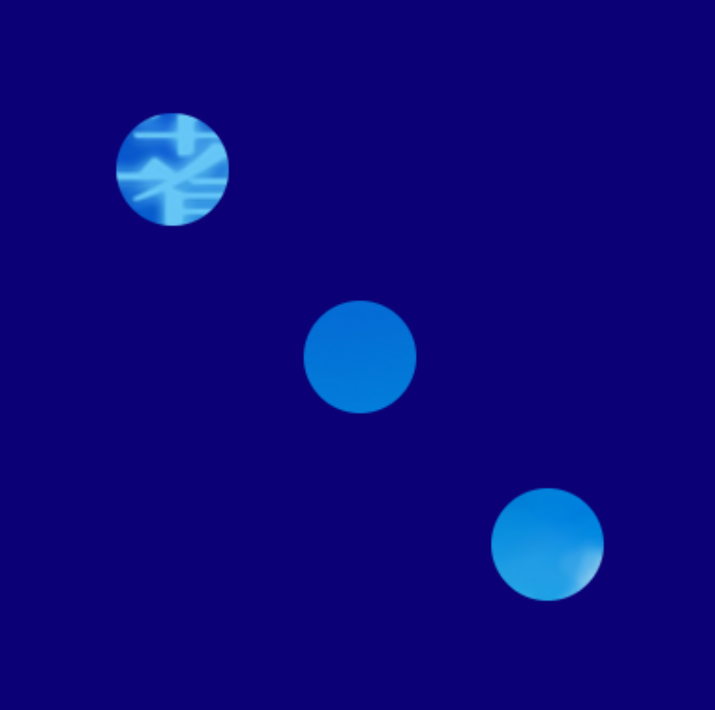
#> input picture tests/5.png, 715 x 710 px, given as the content of the folder jackets, which was not available
$ python test_color_balance.py
#> lines starting #> are read from the running program, lines starting #| are printed output that depends on the picture; after the words box and inside, x2 and y2 are one past the last pixel; in counts of white or black regions, pixels touching at a corner belong together; long printed decimals are rounded; pictures that were not available may be replaced by others from this repository, and a replacement may not be noted
import os
import sys
import cv2
import numpy as np
from PIL import Image
from tqdm import tqdm

def get_mask_centroids(mask_np):
    """Finds centroids of dots in a binary template mask."""
    num_labels, labels, stats, centroids = cv2.connectedComponentsWithStats(mask_np.astype(np.uint8) * 255)
    dots = []
    for i in range(1, num_labels):
        if stats[i, cv2.CC_STAT_AREA] > 100:
            dots.append(centroids[i])
    # Sort top-to-bottom, left-to-right
    dots.sort(key=lambda d: (d[1], d[0]))
    return np.array(dots, dtype=np.float32)

def get_query_centroids_for_mask(img_rgb, template_centroids):
    """Finds centroids in the query image and matches them to the template centroids."""
    # Sample background color from corners
    corners = [
        img_rgb[0:10, 0:10],
        img_rgb[0:10, -10:],
        img_rgb[-10:, 0:10],
        img_rgb[-10:, -10:]
    ]
    bg_color = np.mean([np.mean(c, axis=(0, 1)) for c in corners], axis=0)

    # Segment dots using color distance threshold
    dist = np.linalg.norm(img_rgb - bg_color, axis=-1)
    query_dot_mask = (dist > 70).astype(np.uint8) * 255

    # Find connected components
    num_labels, labels, stats, centroids = cv2.connectedComponentsWithStats(query_dot_mask)

    query_centroids = []
    for i in range(1, num_labels):
        if stats[i, cv2.CC_STAT_AREA] > 100:
            query_centroids.append(centroids[i])

    if len(query_centroids) == 0:
        raise ValueError("No dots detected in query image.")

    # Match query centroids to template centroids using nearest neighbors
    matched_query_centroids = []
    for tc in template_centroids:
        dists = [np.linalg.norm(qc - tc) for qc in query_centroids]
        closest_idx = np.argmin(dists)
        matched_query_centroids.append(query_centroids[closest_idx])

    return np.array(matched_query_centroids, dtype=np.float32)

def apply_color_balance(pixels):
    """
    Applies Gray World assumption.
    pixels: (N, 3) float32 array
    """
    mean_color = np.mean(pixels, axis=0) # [R_mean, G_mean, B_mean]
    avg_gray = np.mean(mean_color)

    scale = avg_gray / (mean_color + 1e-6)
    balanced_pixels = pixels * scale
    return np.clip(balanced_pixels, 0, 255)

def compute_ncc(img1, img2, mask, apply_wb=False):
    """Computes Normalized Cross-Correlation (NCC) under a boolean mask."""
    pixels1 = img1[mask].astype(np.float32)
    pixels2 = img2[mask].astype(np.float32)

    if apply_wb:
        pixels1 = apply_color_balance(pixels1)

    ncc_channels = []
    for c in range(3):
        p1 = pixels1[:, c]
        p2 = pixels2[:, c]

        p1_centered = p1 - np.mean(p1)
        p2_centered = p2 - np.mean(p2)

        num = np.sum(p1_centered * p2_centered)
        den = np.sqrt(np.sum(p1_centered**2) * np.sum(p2_centered**2))

        ncc = num / den if den > 1e-6 else 0.0
        ncc_channels.append(ncc)

    return np.mean(ncc_channels)

def main():
    sys.stdout.reconfigure(encoding='utf-8')
    sys.stderr.reconfigure(encoding='utf-8')

    jackets_dir = "jackets"
    test_files = [
        ("1.png", "FOR_YOUR_BRAVE!!.png"),
        ("2.png", "YARA_TUM_KAHAN.png"),
        ("3.png", "ROZA_DE_ANDALUCIA.png"),
        ("4.png", "ReGENERATION.png")
    ]

    masks_config = {
        "5-dot": "5-dot-mask.png",
        "3-dot": "3-dot-mask.png",
        "1-dot": "1-dot-mask.png"
    }

    # 1. Cache reference jackets
    image_files = [f for f in os.listdir(jackets_dir) if f.lower().endswith(('.png', '.jpg', '.jpeg', '.webp'))]
    print(f"Caching {len(image_files)} reference jackets...")

    reference_database = []
    for filename in tqdm(image_files, desc="Caching jackets"):
        filepath = os.path.join(jackets_dir, filename)
        try:
            ref_img = cv2.imread(filepath)
#> ref_img is the input picture: shape (710, 715, 3); mean B, G, R 124.2, 8.3, 12.2
            if ref_img is None:
                continue
            ref_img = cv2.cvtColor(ref_img, cv2.COLOR_BGR2RGB)
            ref_img = cv2.resize(ref_img, (224, 224))
#> ref_img: shape (224, 224, 3)
            reference_database.append((filename, ref_img))
        except Exception:
            pass

    # 2. Iterate over masks and queries
    for mask_name, mask_filename in masks_config.items():
        print(f"\n==========================================")
        print(f"TESTING WITH CONFIG: {mask_name.upper()} MASK")
        print(f"==========================================")

        # Load mask and template centroids
        mask_path = os.path.join("masks", mask_filename)
        if not os.path.exists(mask_path):
            print(f"Mask file {mask_filename} not found.")
            continue

        mask_img = Image.open(mask_path).convert("L").resize((224, 224), Image.Resampling.NEAREST)
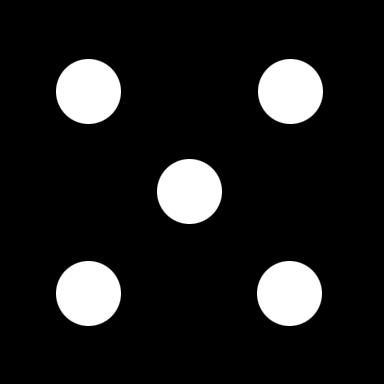
#> input picture masks/5-dot-mask.png, 384 x 384 px, found by its file name
        mask_np = np.array(mask_img)

        # Eroded mask for NCC matching
        kernel = np.ones((3, 3), np.uint8)
        eroded_mask_np = cv2.erode(mask_np, kernel, iterations=2) > 127
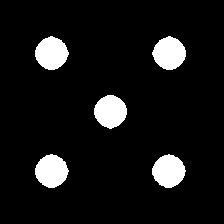
#> eroded_mask_np: shape (224, 224) bool; 8.4% white; 5 white regions, box (x1, y1, x2, y2) and area: (35, 154, 69, 188) 844, (35, 36, 69, 70) 841, (152, 36, 186, 70) 840, (152, 154, 186, 188) 840, (94, 95, 127, 129) 834

        template_centroids = get_mask_centroids(mask_np > 127)
#> in get_mask_centroids, `num_labels, labels, stats, centroids = cv2.connectedComponentsWithStat..`:
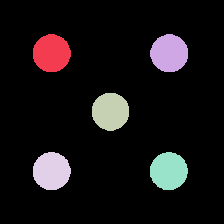
#> labels: shape (224, 224) int32; 6 distinct labels, from 0 to 5; one colour per label, 0 black
#> in get_mask_centroids, `num_labels, labels, stats, centroids = cv2.connectedComponentsWithStat..`: num_labels = 6; stats = [[0, 0, 224, 224, 44541], [33, 34, 38, 38, 1129], [150, 34, 38, 38, 1128], [92, 93, 37, 38, 1118], [33, 152, 38, 38, 1132], [150, 152, 38, 38, 1128]]; centroids = [[111.7, 111.5], [51.17, 52.83], [168.8, 52.84], [110, 111.2], [51.18, 170.7], [168.3, 170.7]]
#> after the loop in get_mask_centroids, `for i in range(1, num_labels):`: dots = [[51.17, 52.83], [168.8, 52.84], [110, 111.2], [51.18, 170.7], [168.3, 170.7]]
#> template_centroids = [[51.17, 52.83], [168.8, 52.84], [110, 111.2], [168.3, 170.7], [51.18, 170.7]]
        print(f"Template centroids for {mask_name}: {template_centroids.tolist()}")
#| Template centroids for 5-dot: [[51.170, 52.830], [168.843, 52.840], [110.029, 111.178], [168.344, 170.656], [51.178, 170.687]]

        # Run matching for each query
        for test_file, correct_song in test_files:
            query_path = os.path.join("tests", test_file)
            if not os.path.exists(query_path):
                continue

            img_query = cv2.imread(query_path)
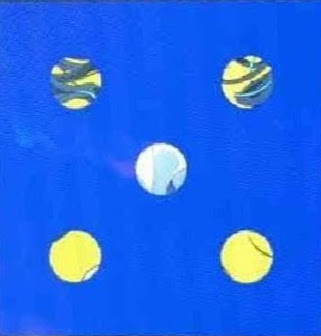
#> input picture tests/1.png, 321 x 336 px, found by its file name
#> img_query is the input picture: shape (336, 321, 3); mean B, G, R 233.5, 99.9, 31.8
            img_query = cv2.cvtColor(img_query, cv2.COLOR_BGR2RGB)
            img_query = cv2.resize(img_query, (224, 224))
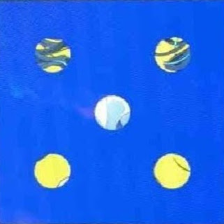
#> img_query: shape (224, 224, 3); mean R, G, B 31.8, 99.8, 233.5

            try:
                # Align query to template centroids
                query_centroids = get_query_centroids_for_mask(img_query, template_centroids)
#> in get_query_centroids_for_mask, `bg_color = np.mean([np.mean(c, axis=(0, 1)) for c in corners], axis=0)`: bg_color = [24.57, 86.94, 231]
#> in get_query_centroids_for_mask, `query_dot_mask = (dist > 70).astype(np.uint8) * 255`: query_dot_mask: shape (224, 224); 10.2% white; 11 white regions (6 under 20 px), largest, box (x1, y1, x2, y2) and area: (152, 153, 191, 190) 1114, (34, 153, 71, 189) 1078, (92, 95, 131, 130) 1015, (154, 37, 190, 73) 970, (35, 38, 71, 73) 951
#> in get_query_centroids_for_mask, `num_labels, labels, stats, centroids = cv2.connectedComponentsWithStat..`:
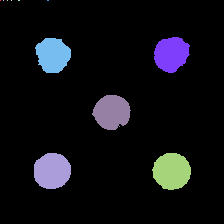
#> labels: shape (224, 224) int32; 12 distinct labels, from 0 to 11; one colour per label, 0 black
#> in get_query_centroids_for_mask, `num_labels, labels, stats, centroids = cv2.connectedComponentsWithStat..`: num_labels = 12; stats = [[0, 0, 224, 224, 45040], [0, 0, 1, 1, 1], [3, 0, 1, 1, 1], [7, 0, 1, 1, 1], [11, 0, 1, 1, 1], [18, 0, 2, 1, 2], [47, 0, 2, 1, 2], [154, 37, 36, 36, 970], [35, 38, 36, 35, 951], [92, 95, 39, 35, 1015], [34, 153, 37, 36, 1078], [152, 153, 39, 37, 1114]]; centroids = [[111.4, 111.1], [0, 0], [3, 0], [7, 0], [11, 0], [18.5, 0], [47.5, 0], [170.8, 53.69], [52.52, 54.6], [111.4, 111.7], [51.7, 170.6], [171.3, 170.8]]
#> after the loop in get_query_centroids_for_mask, `for i in range(1, num_labels):`: query_centroids = [[170.8, 53.69], [52.52, 54.6], [111.4, 111.7], [51.7, 170.6], [171.3, 170.8]]
#> the loop in get_query_centroids_for_mask, `for tc in template_centroids:` made 5 passes
#> (tc, dists, closest_idx) on passes 1 to 5: ([51.17, 52.83], [119.7, 2.23, 84.25, 117.7, 168.4], 1), ([168.8, 52.84], [2.17, 116.3, 82.22, 166.1, 118], 0), ([110, 111.2], [83.69, 80.67, 1.5, 83.25, 85.54], 2), ([168.3, 170.7], [117, 164, 81.94, 116.6, 3.01], 4), ([51.18, 170.7], [167.4, 116.1, 84.32, 0.532, 120.2], 3)
#> after the loop in get_query_centroids_for_mask, `for tc in template_centroids:`: matched_query_centroids = [[52.52, 54.6], [170.8, 53.69], [111.4, 111.7], [171.3, 170.8], [51.7, 170.6]]
#> query_centroids has the same summary as matched_query_centroids in get_query_centroids_for_mask

                if len(template_centroids) >= 2:
                    # Affine alignment for 3 or 5 points
                    M, inliers = cv2.estimateAffinePartial2D(query_centroids, template_centroids)
#> M = [[0.999, -0.00174, -1.31], [0.00174, 0.999, -0.681]]; inliers = [1, 1, 1, 1, 1]
                    warped_query = cv2.warpAffine(img_query, M, (224, 224), borderMode=cv2.BORDER_CONSTANT, borderValue=(0,0,0))
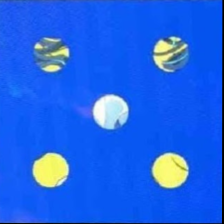
#> warped_query: shape (224, 224, 3); mean R, G, B 31.4, 98.8, 230.8
                else:
                    # Simple translation for 1 point
                    tc = template_centroids[0]
                    qc = query_centroids[0]
                    dx = tc[0] - qc[0]
                    dy = tc[1] - qc[1]

                    # Warp using translation matrix
                    M = np.float32([[1, 0, dx], [0, 1, dy]])
                    warped_query = cv2.warpAffine(img_query, M, (224, 224), borderMode=cv2.BORDER_CONSTANT, borderValue=(0,0,0))

                # Perform matching WITHOUT White Balance
                matches = []
                for filename, ref_img in reference_database:
                    score = compute_ncc(warped_query, ref_img, eroded_mask_np, apply_wb=False)
                    matches.append((filename, score))
#> this loop made 1 pass
#> (filename, score) on pass 1: ('5.png', -0.0436)
#> after the loop, matches = [('5.png', -0.0436)]
                matches.sort(key=lambda x: x[1], reverse=True)

                correct_rank_no_wb = -1
                correct_score_no_wb = -1
                for rank, (filename, score) in enumerate(matches):
                    if filename == correct_song:
                        correct_rank_no_wb = rank + 1
                        correct_score_no_wb = score
                        break
#> this loop made 1 pass
#> (rank, filename, score) on pass 1: (0, '5.png', -0.0436)

                # Perform matching WITH White Balance
                matches_wb = []
                for filename, ref_img in reference_database:
                    score = compute_ncc(warped_query, ref_img, eroded_mask_np, apply_wb=True)
                    matches_wb.append((filename, score))
#> this loop made 1 pass
#> (filename, score) on pass 1: ('5.png', -0.0519)
#> after the loop, matches_wb = [('5.png', -0.0519)]
                matches_wb.sort(key=lambda x: x[1], reverse=True)

                correct_rank_wb = -1
                correct_score_wb = -1
                for rank, (filename, score) in enumerate(matches_wb):
                    if filename == correct_song:
                        correct_rank_wb = rank + 1
                        correct_score_wb = score
                        break
#> this loop made 1 pass
#> (rank, filename, score) on pass 1: (0, '5.png', -0.0519)

                print(f"Query: {test_file:<7} | Match: {correct_song:<25}")
                print(f"  -> NO WB : Rank {correct_rank_no_wb:<4} | Score: {correct_score_no_wb:.5f}")
                print(f"  -> WITH WB: Rank {correct_rank_wb:<4} | Score: {correct_score_wb:.5f}")

            except Exception as e:
                print(f"Query: {test_file:<7} | Failed to process: {e}")
#> pass 2 of the loop in main, `for mask_name, mask_filename in masks_config.items():`:
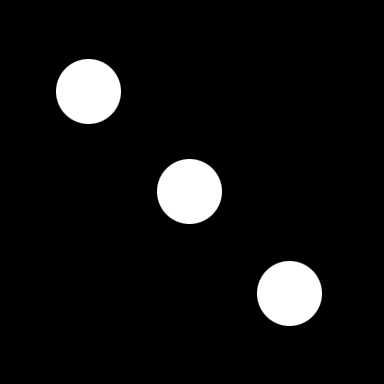
#> input picture masks/3-dot-mask.png, 384 x 384 px, found by its file name
#> eroded_mask_np: shape (224, 224) bool; 5% white; 3 white regions, box (x1, y1, x2, y2) and area: (35, 36, 69, 70) 841, (152, 154, 186, 188) 840, (94, 95, 127, 129) 834
#> in get_mask_centroids (call 2), `num_labels, labels, stats, centroids = cv2.connectedComponentsWithStat..`:
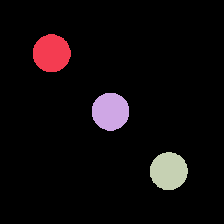
#> labels: shape (224, 224) int32; 4 distinct labels, from 0 to 3; one colour per label, 0 black
#> in get_mask_centroids (call 2), `num_labels, labels, stats, centroids = cv2.connectedComponentsWithStat..`: num_labels = 4; stats = [[0, 0, 224, 224, 46801], [33, 34, 38, 38, 1129], [92, 93, 37, 38, 1118], [150, 152, 38, 38, 1128]]; centroids = [[111.6, 111.5], [51.17, 52.83], [110, 111.2], [168.3, 170.7]]
#> after the loop in get_mask_centroids (call 2), `for i in range(1, num_labels):`: dots = [[51.17, 52.83], [110, 111.2], [168.3, 170.7]]
#| Template centroids for 3-dot: [[51.170, 52.830], [110.029, 111.178], [168.344, 170.656]]
#> in main, `query_centroids = get_query_centroids_for_mask(img_query, template_cen..`: query_centroids = [[52.52, 54.6], [111.4, 111.7], [171.3, 170.8]]
#> in main, `M, inliers = cv2.estimateAffinePartial2D(query_centroids, template_cen..`: M = [[1, -0.0139, -0.315], [0.0139, 1, -2.33]]; inliers = [1, 1, 1]
#> in main, `warped_query = cv2.warpAffine(img_query, M, (224, 224), borderMode=cv2..`:
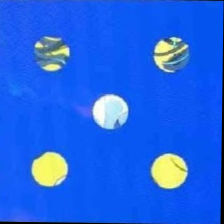
#> warped_query: shape (224, 224, 3); mean R, G, B 31.4, 98.7, 230.5
#> the loop in main, `for filename, ref_img in reference_database:` made 1 pass
#> (filename, score) on pass 1: ('5.png', -0.324)
#> after the loop in main, `for filename, ref_img in reference_database:`: matches = [('5.png', -0.324)]
#> the loop in main, `for rank, (filename, score) in enumerate(matches):` made 1 pass
#> (rank, filename, score) on pass 1: (0, '5.png', -0.324)
#> the loop in main, `for filename, ref_img in reference_database:` made 1 pass
#> (filename, score) on pass 1: ('5.png', -0.324)
#> the loop in main, `for rank, (filename, score) in enumerate(matches_wb):` made 1 pass
#> pass 3 of the loop in main, `for mask_name, mask_filename in masks_config.items():`:
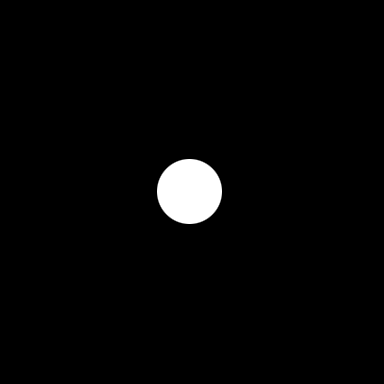
#> input picture masks/1-dot-mask.png, 384 x 384 px, found by its file name
#> in main, `eroded_mask_np = cv2.erode(mask_np, kernel, iterations=2) > 127`:
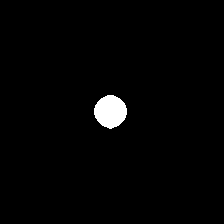
#> eroded_mask_np: shape (224, 224) bool; 1.7% white; 1 white region, box (x1, y1, x2, y2) and area: (94, 95, 127, 129) 834
#> template_centroids = [[110, 111.2]]
#| Template centroids for 1-dot: [[110.029, 111.178]]
#> in main, `query_centroids = get_query_centroids_for_mask(img_query, template_cen..`: query_centroids = [[111.4, 111.7]]
#> in main, `tc = template_centroids[0]`: tc = [110, 111.2]
#> qc = [111.4, 111.7]
#> dx = -1.4
#> dy = -0.525
#> in main, `M = np.float32([[1, 0, dx], [0, 1, dy]])`: M = [[1, 0, -1.4], [0, 1, -0.525]]
#> in main, `warped_query = cv2.warpAffine(img_query, M, (224, 224), borderMode=cv2..`:
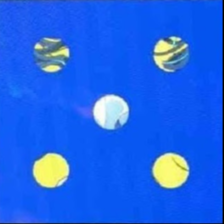
#> warped_query: shape (224, 224, 3); mean R, G, B 31.5, 99.1, 231.5
#> the loop in main, `for filename, ref_img in reference_database:` made 1 pass
#> (filename, score) on pass 1: ('5.png', 0.0172)
#> after the loop in main, `for filename, ref_img in reference_database:`: matches = [('5.png', 0.0172)]
#> the loop in main, `for rank, (filename, score) in enumerate(matches):` made 1 pass
#> (rank, filename, score) on pass 1: (0, '5.png', 0.0172)
#> the loop in main, `for filename, ref_img in reference_database:` made 1 pass
#> (filename, score) on pass 1: ('5.png', 0.0237)
#> after the loop in main, `for filename, ref_img in reference_database:`: matches_wb = [('5.png', 0.0237)]
#> the loop in main, `for rank, (filename, score) in enumerate(matches_wb):` made 1 pass
#> (rank, filename, score) on pass 1: (0, '5.png', 0.0237)

if __name__ == "__main__":
    main()
